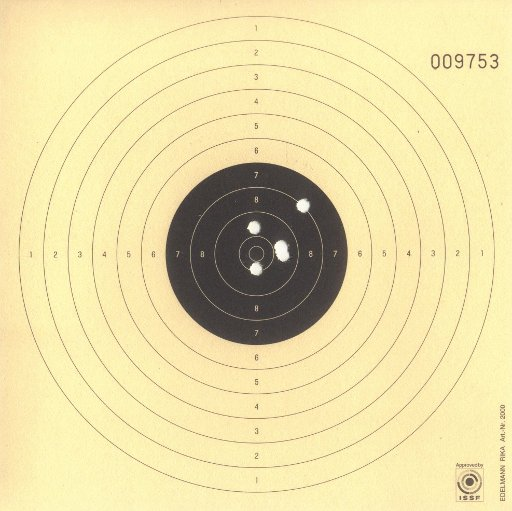
#> input picture TestIm1.jpg, 512 x 511 px
$ python Shooting_Range.py
#> lines starting #> are read from the running program, lines starting #| are printed output that depends on the picture; after the words box and inside, x2 and y2 are one past the last pixel; in counts of white or black regions, pixels touching at a corner belong together
# Import libraries
import cv2
import numpy as np
import matplotlib.pyplot as plt
import math
# Substract shoots from target board image, return result image in GrayScale
def substract_shot(image,sens):
    hsv = cv2.cvtColor(image, cv2.COLOR_BGR2HSV)
    lower_white = np.array([0,0,255-sens], dtype=np.uint8)
    upper_white = np.array([255,sens,255], dtype=np.uint8)
    mask = cv2.inRange(hsv, lower_white, upper_white)
    res = cv2.bitwise_and(image,image, mask= mask)
    res = cv2.cvtColor(res, cv2.COLOR_BGR2GRAY)
    return res
# Canny function with input filter arguments
def canny(image,c1,c2):
    blur = cv2.GaussianBlur(image,(5,5), 0)
    canny = cv2.Canny(blur,c1,c2)
    return canny
# Detect circle on image return prepeared image for detection, image with detected
# circles and coordinates and radius of each circle
def detect_circle(canny_image,image,minR,maxR):
    circle_image = cv2.cvtColor(canny_image,cv2.COLOR_GRAY2BGR)
    circles = cv2.HoughCircles(canny_image,cv2.HOUGH_GRADIENT,1,20,
                                param1=15,param2=4,minRadius = minR,maxRadius = maxR)
    try:
        circles = np.uint16(np.around(circles))
    except AttributeError:
        circles = np.array([])
        return (canny_image,image,circles)
    for i in circles[0,:]:
        detected_image = cv2.circle(image,(i[0],i[1]),i[2],(0,255,0),2)
        detected_image = cv2.circle(image,(i[0],i[1]),1,(0,0,255),3)
    return (circle_image,detected_image,circles)
# Calculate distance between two points
def distance(x0,y0,x1,y1):
    dist = math.sqrt((x1 - x0)**2 + (y1 - y0)**2)
    return dist
# Calculate score and return sum score and vector with partial shoots score
def score(circlesXY,circles):
    # Get center coordinates of big black center circle and his radius
    # These are now references for calculating score
    x0 = int(circlesXY[0,:][0][0])
    y0 = int(circlesXY[0,:][0][1])
    r0 = int(circlesXY[0,:][0][2])
    # Score variable
    score = np.array([])
    # Victor with radius of target levels
    t_dis = [r0-24*3,r0-24*2,r0-24,r0,r0+24,r0+24*2,r0+24*3,r0+24*4,r0+24*5,r0+24*6]
    # If do not have any shot
    if circles.shape == (0,):
        score = []
        sum_score = 0
    else:
        # For each detected shot calculate distance and compare to target level
        for j in circles[0,:]:
            if distance(x0,y0,j[0],j[1]) < t_dis[0]:
                score = np.append(score,10)
            elif distance(x0,y0,j[0],j[1]) < t_dis[1]:
                score = np.append(score,9)
            elif distance(x0,y0,j[0],j[1]) < t_dis[2]:
                score = np.append(score,8)
            elif distance(x0,y0,j[0],j[1]) < t_dis[3]:
                score = np.append(score,7)
            elif distance(x0,y0,j[0],j[1]) < t_dis[4]:
                score = np.append(score,6)
            elif distance(x0,y0,j[0],j[1]) < t_dis[5]:
                score = np.append(score,5)
            elif distance(x0,y0,j[0],j[1]) < t_dis[6]:
                score = np.append(score,4)
            elif distance(x0,y0,j[0],j[1]) < t_dis[7]:
                score = np.append(score,3)
            elif distance(x0,y0,j[0],j[1]) < t_dis[8]:
                score = np.append(score,2)
            elif distance(x0,y0,j[0],j[1]) < t_dis[9]:
                score = np.append(score,1)
            else:
                score = np.append(score,0)
            if j[2] > 6:
                score = np.append(score,score[-1])
    # Sum score
    sum_score = sum(score)
    # Print score vector
    print('Your score is: ',score)
    # Print sum score
    print('Your sum score is: ',sum_score)
    return(score,sum_score)
# Main part:
# Import image
image = cv2.imread('TestIm1.jpg',1)
#> image is the input picture: shape (511, 512, 3); mean B, G, R 166.3, 219.8, 232
# Make image copy
try:
    copy_image1 = image.copy()
    copy_image2 = image.copy()
except AttributeError:
    print('Image not read.')
# Substract shoots from the target
shots = substract_shot(copy_image1,50)
#> in substract_shot, `hsv = cv2.cvtColor(image, cv2.COLOR_BGR2HSV)`: hsv: shape (511, 512, 3); mean H, S, V 25.1, 69.6, 232
#> in substract_shot, `mask = cv2.inRange(hsv, lower_white, upper_white)`:
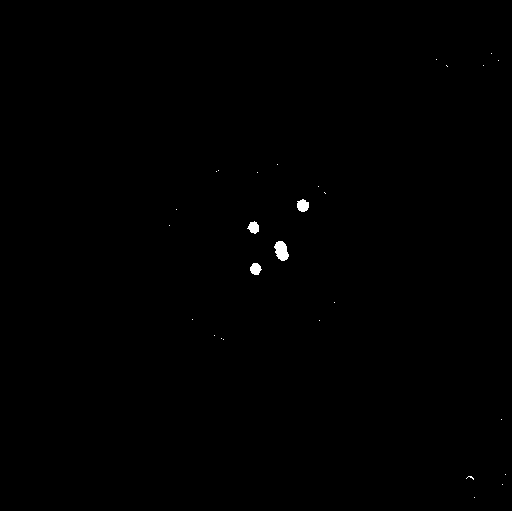
#> mask: shape (511, 512); 0.22% white; 28 white regions (24 under 20 px), largest, box (x1, y1, x2, y2) and area: (274, 241, 289, 261) 209, (297, 199, 309, 212) 120, (250, 263, 262, 275) 105, (247, 221, 259, 234) 104
# Canny filter on substracted shoots
canny_shots = canny(shots,300,600)
#> in canny, `canny = cv2.Canny(blur,c1,c2)`:
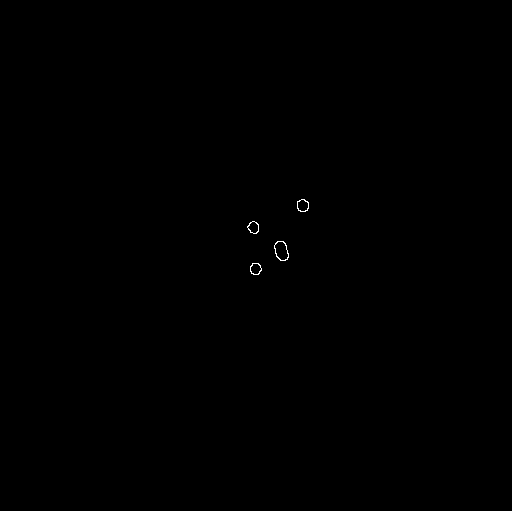
#> canny: shape (511, 512); 0.07% white in thin lines or dots, all inside (x1, y1, x2, y2) = (247, 199, 309, 275)
# Detect shoots on filtered image
detected_shot,detected_image,circles = detect_circle(canny_shots,copy_image1,1,15)
#> in detect_circle, `circles = cv2.HoughCircles(canny_image,cv2.HOUGH_GRADIENT,1,20, param1..`: circles = [[283.5, 249.5, 9.1], [253.5, 228.5, 5.5], [256.5, 267.5, 5.5], [303.5, 205.5, 6]]
#> in detect_circle, `circles = np.uint16(np.around(circles))`: circles = [[284, 250, 9], [254, 228, 6], [256, 268, 6], [304, 206, 6]]
#> the loop in detect_circle, `for i in circles[0,:]:` made 4 passes
#> pass 2, in detect_circle, `detected_image = cv2.circle(image,(i[0],i[1]),i[2],(0,255,0),2)`:
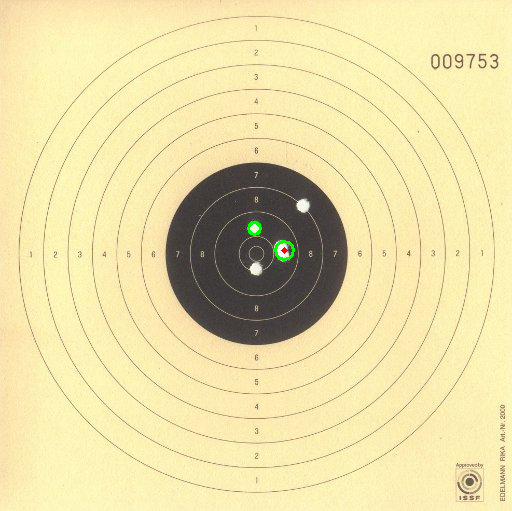
#> detected_image: shape (511, 512, 3); mean B, G, R 166.1, 219.9, 231.8
# Call canny filter to substract referent level circle
canny_target = canny(copy_image2,300,500)
#> call 2 of canny, with c1 = 300, c2 = 500
#> in canny (call 2), `canny = cv2.Canny(blur,c1,c2)`:
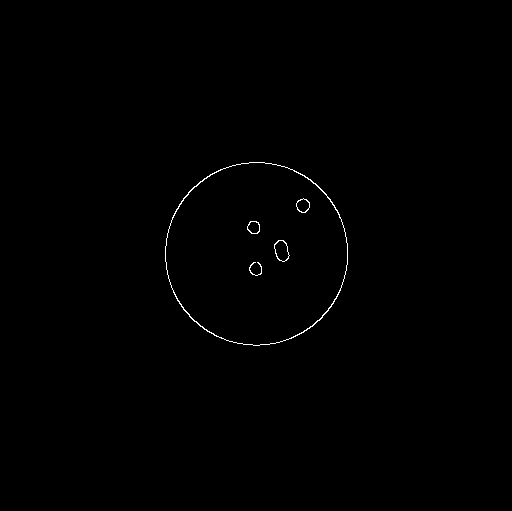
#> canny: shape (511, 512); 0.34% white in thin lines or dots, all inside (x1, y1, x2, y2) = (165, 162, 348, 346)
# Get center coordinates and radius of referent level circle
_,_,circlesXY =  detect_circle(canny_target,copy_image2,91,91)
#> in detect_circle (call 2), `circles = cv2.HoughCircles(canny_image,cv2.HOUGH_GRADIENT,1,20, param1..`: circles = [[255.5, 253.5, 92.4]]
#> in detect_circle (call 2), `circles = np.uint16(np.around(circles))`: circles = [[256, 254, 92]]
#> the loop in detect_circle (call 2), `for i in circles[0,:]:` made 1 pass
#> pass 1, in detect_circle (call 2), `detected_image = cv2.circle(image,(i[0],i[1]),1,(0,0,255),3)`:
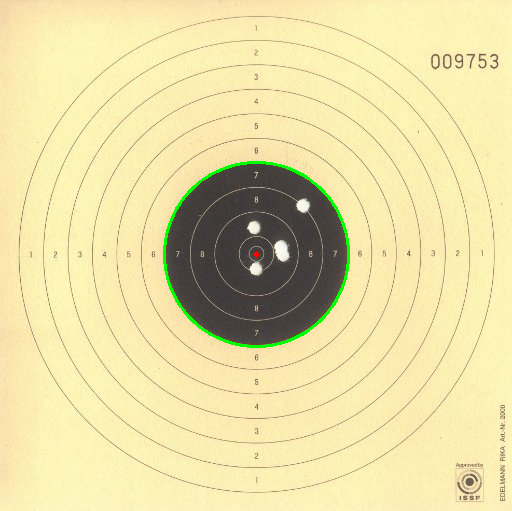
#> detected_image: shape (511, 512, 3); mean B, G, R 165.3, 220.3, 230.6
#> circlesXY = [[256, 254, 92]]
# Get score and sum score
score,sum_score = score(circlesXY,circles)
#> in score, `x0 = int(circlesXY[0,:][0][0])`: x0 = 256
#> in score, `y0 = int(circlesXY[0,:][0][1])`: y0 = 254
#> in score, `r0 = int(circlesXY[0,:][0][2])`: r0 = 92
#> in score, `t_dis = [r0-24*3,r0-24*2,r0-24,r0,r0+24,r0+24*2,r0+24*3,r0+24*4,r0+24*..`: t_dis = [20, 44, 68, 92, 116, 140, 164, 188, 212, 236]
#> the loop in score, `for j in circles[0,:]:` made 4 passes
#> (j, score) on passes 1 to 4: ([284, 250, 9], [9, 9]), ([254, 228, 6], [9, 9, 9]), ([256, 268, 6], [9, 9, 9, 10]), ([304, 206, 6], [9, 9, 9, 10, 8])
#> in score, `sum_score = sum(score)`: sum_score = 45
#| Your score is:  [ 9.  9.  9. 10.  8.]
#| Your sum score is:  45.0
#> score = [9, 9, 9, 10, 8]; sum_score = 45
# Show image with detected shoots
cv2.imshow('Target',detected_image)
# End of the program
